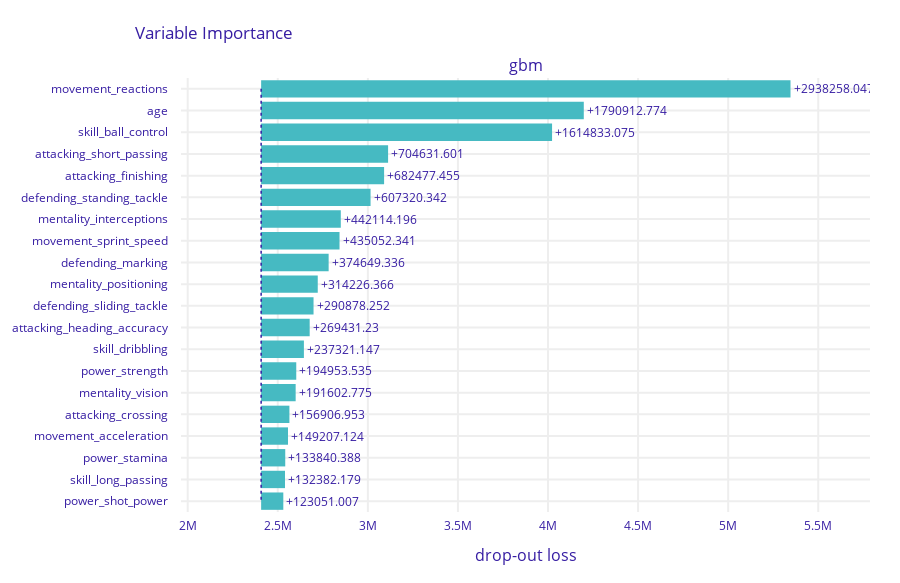

Notebook code cell kept with this figure:
### Markdown cell above
## Model understanding

### Code cell
fifa_mp_gbm = fifa_gbm_exp.model_parts()
fifa_mp_gbm.plot(max_vars = 20)

### Figure 1 — Plotly figure (JSON) as saved in the notebook; plotly's stock layout.template omitted (floating-point values rounded to 4 significant figures)
{"data": [{"base": 2408000.0, "hoverinfo": "text", "hoverlabel": {"bgcolor": "rgba(0,0,0,0.8)"}, "hovertext": ["Model: gbm loss after<br>variable: movement_reactions is permuted: 5345995.152<br>Drop-out loss change: +2938258.047", "Model: gbm loss after<br>variable: age is permuted: 4198649.879<br>Drop-out loss change: +1790912.774", "Model: gbm loss after<br>variable: skill_ball_control is permuted: 4022570.179<br>Drop-out loss change: +1614833.075", "Model: gbm loss after<br>variable: attacking_short_passing is permuted: 3112368.706<br>Drop-out loss change: +704631.601", "Model: gbm loss after<br>variable: attacking_finishing is permuted: 3090214.56<br>Drop-out loss change: +682477.455", "Model: gbm loss after<br>variable: defending_standing_tackle is permuted: 3015057.446<br>Drop-out loss change: +607320.342", "Model: gbm loss after<br>variable: mentality_interceptions is permuted: 2849851.301<br>Drop-out loss change: +442114.196", "Model: gbm loss after<br>variable: movement_sprint_speed is permuted: 2842789.446<br>Drop-out loss change: +435052.341", "Model: gbm loss after<br>variable: defending_marking is permuted: 2782386.441<br>Drop-out loss change: +374649.336", "Model: gbm loss after<br>variable: mentality_positioning is permuted: 2721963.471<br>Drop-out loss change: +314226.366", "Model: gbm loss after<br>variable: defending_sliding_tackle is permuted: 2698615.357<br>Drop-out loss change: +290878.252", "Model: gbm loss after<br>variable: attacking_heading_accuracy is permuted: 2677168.335<br>Drop-out loss change: +269431.23", "Model: gbm loss after<br>variable: skill_dribbling is permuted: 2645058.252<br>Drop-out loss change: +237321.147", "Model: gbm loss after<br>variable: power_strength is permuted: 2602690.64<br>Drop-out loss change: +194953.535", "Model: gbm loss after<br>variable: mentality_vision is permuted: 2599339.88<br>Drop-out loss change: +191602.775", "Model: gbm loss after<br>variable: attacking_crossing is permuted: 2564644.058<br>Drop-out loss change: +156906.953", "Model: gbm loss after<br>variable: movement_acceleration is permuted: 2556944.228<br>Drop-out loss change: +149207.124", "Model: gbm loss after<br>variable: power_stamina is permuted: 2541577.492<br>Drop-out loss change: +133840.388", "Model: gbm loss after<br>variable: skill_long_passing is permuted: 2540119.283<br>Drop-out loss change: +132382.179", "Model: gbm loss after<br>variable: power_shot_power is permuted: 2530788.111<br>Drop-out loss change: +123051.007"], "marker": {"color": "#46bac2"}, "orientation": "h", "showlegend": false, "text": ["+2938258.047", "+1790912.774", "+1614833.075", "+704631.601", "+682477.455", "+607320.342", "+442114.196", "+435052.341", "+374649.336", "+314226.366", "+290878.252", "+269431.23", "+237321.147", "+194953.535", "+191602.775", "+156906.953", "+149207.124", "+133840.388", "+132382.179", "+123051.007"], "textposition": "outside", "type": "bar", "x": [2938000.0, 1791000.0, 1615000.0, 704600.0, 682500.0, 607300.0, 442100.0, 435100.0, 374600.0, 314200.0, 290900.0, 269400.0, 237300.0, 195000.0, 191600.0, 156900.0, 149200.0, 133800.0, 132400.0, 123100.0], "xaxis": "x", "y": ["movement_reactions", "age", "skill_ball_control", "attacking_short_passing", "attacking_finishing", "defending_standing_tackle", "mentality_interceptions", "movement_sprint_speed", "defending_marking", "mentality_positioning", "defending_sliding_tackle", "attacking_heading_accuracy", "skill_dribbling", "power_strength", "mentality_vision", "attacking_crossing", "movement_acceleration", "power_stamina", "skill_long_passing", "power_shot_power"], "yaxis": "y"}], "layout": {"annotations": [{"font": {"size": 16}, "showarrow": false, "text": "gbm", "x": 0.5, "xanchor": "center", "xref": "paper", "y": 1, "yanchor": "bottom", "yref": "paper"}, {"font": {"size": 16}, "showarrow": false, "text": "drop-out loss", "x": 0.5, "xanchor": "center", "xref": "paper", "y": 0, "yanchor": "top", "yref": "paper", "yshift": -30}], "font": {"color": "#371ea3"}, "height": 583, "margin": {"b": 71, "r": 30, "t": 78}, "shapes": [{"line": {"color": "#371ea3", "dash": "dot", "width": 1.5}, "type": "line", "x0": 2408000.0, "x1": 2408000.0, "xref": "x", "y0": 0, "y1": 19, "yref": "y"}], "title": {"text": "Variable Importance", "x": 0.15}, "xaxis": {"anchor": "y", "automargin": true, "domain": [0, 1], "fixedrange": true, "gridwidth": 2, "range": [1963000.0, 5787000.0], "tickcolor": "white", "ticklen": 3, "ticks": "outside", "type": "linear", "zeroline": false}, "yaxis": {"anchor": "x", "automargin": true, "autorange": "reversed", "domain": [0, 1], "fixedrange": true, "gridwidth": 2, "tickcolor": "white", "ticklen": 10, "ticks": "outside", "type": "category"}}}
